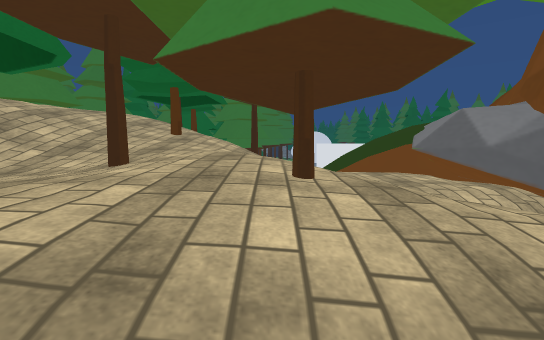
View 1 (above)

24 first-person views from a walk through a Unity game level. The camera is 1.5 m above the floor, tilts 6° down and sees 85° across. The floor is counted in squares, 2 m on a side. Each view is taken from the middle of a square. On the plan, view 1 faces up. The plan holds only what a view shows up to about 10 squares ahead; the rest is blank. The place goes on beyond the plan. Some animated figures are left out. Some surface patterns are stand-ins.

View 2
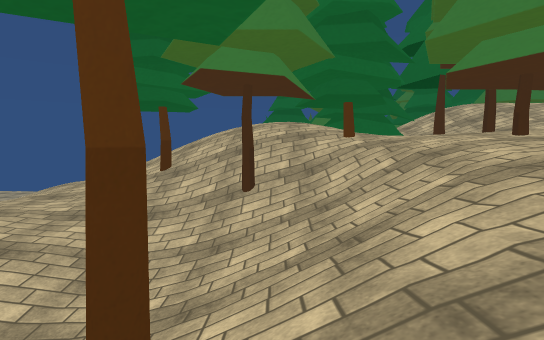

View 3
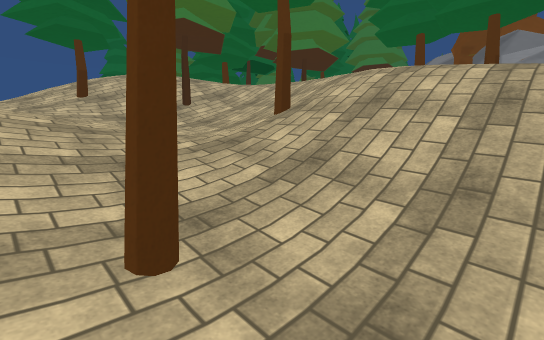

View 4
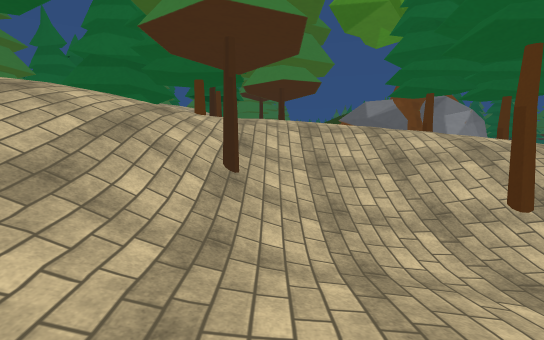

View 5
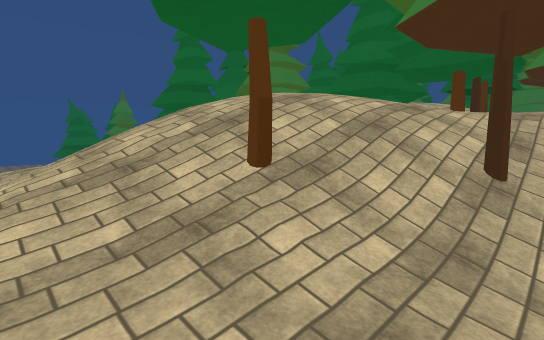

View 6
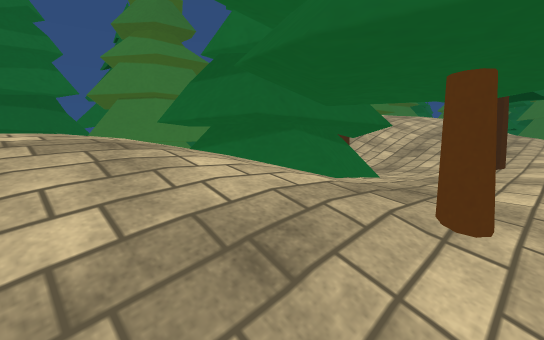

View 7
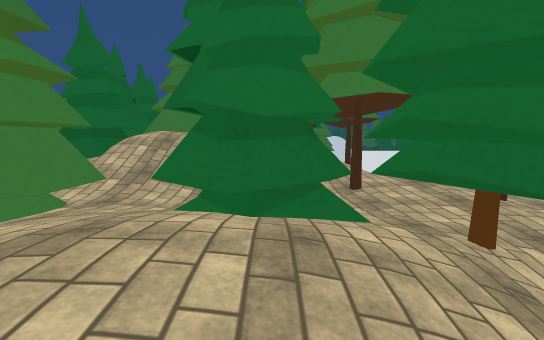

View 8
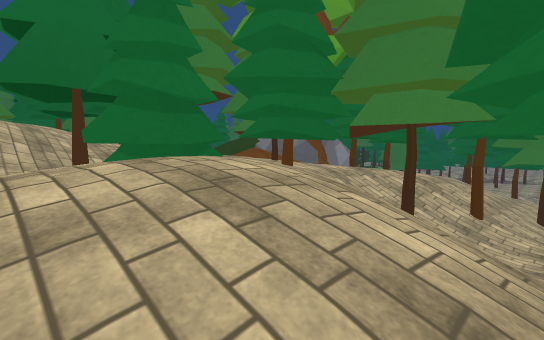

View 9
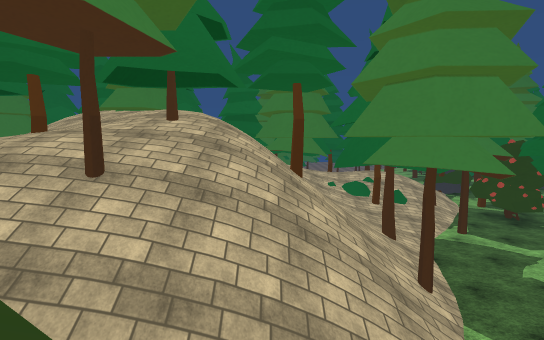

View 10
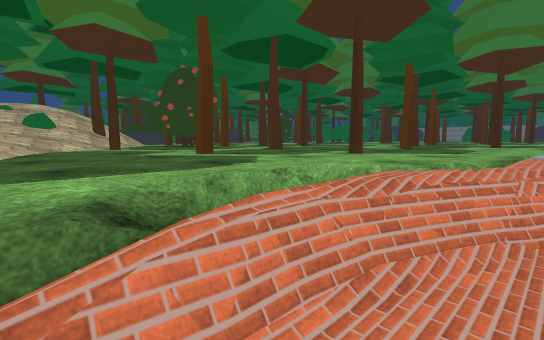

View 11
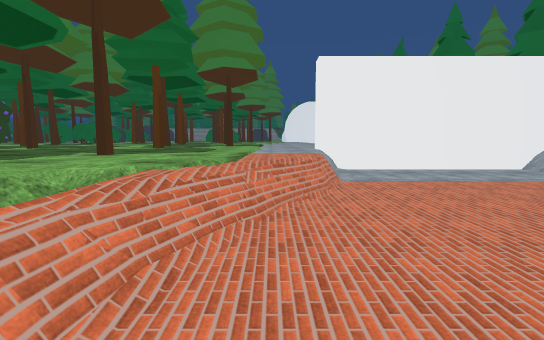

View 12
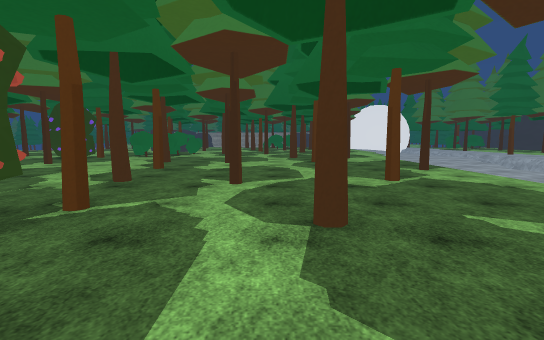

View 13
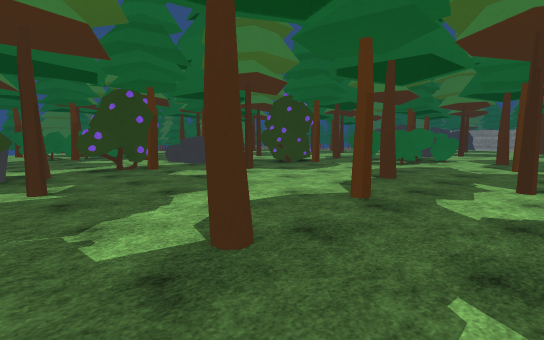

View 14
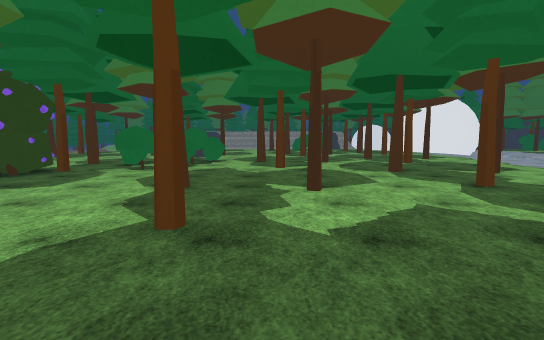

View 15
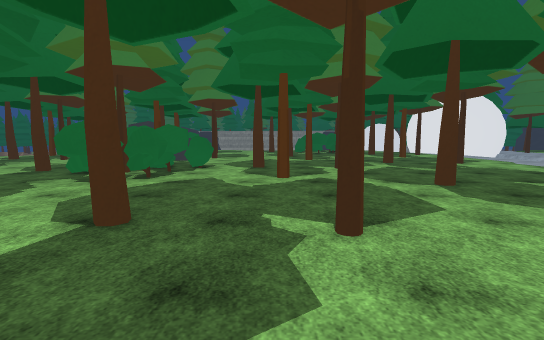

View 16
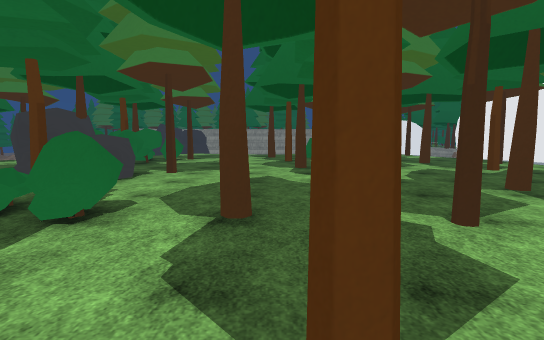

View 17
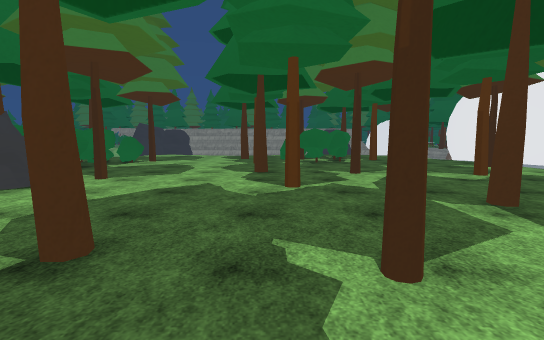

View 18
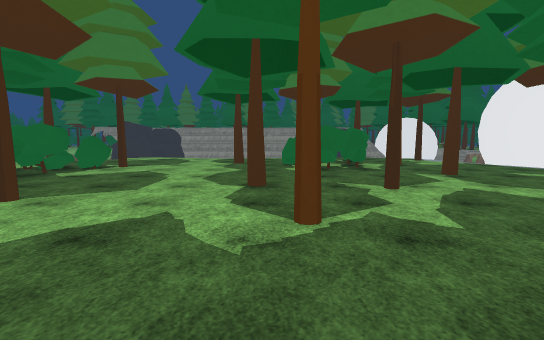

View 19
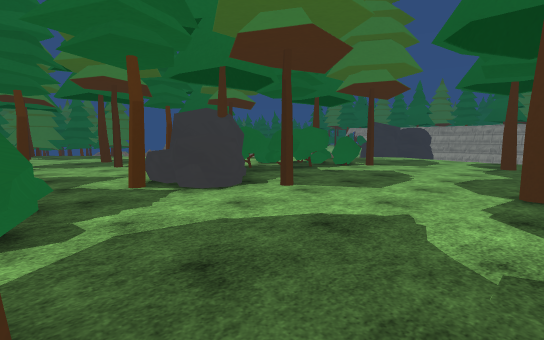

View 20
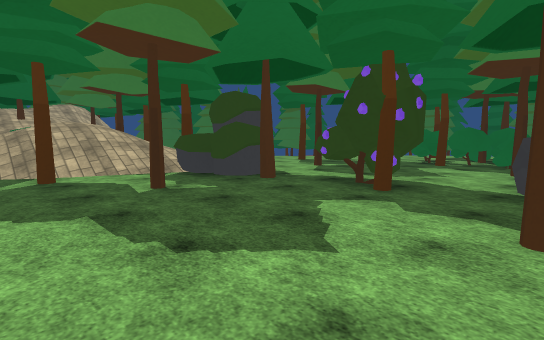

View 21
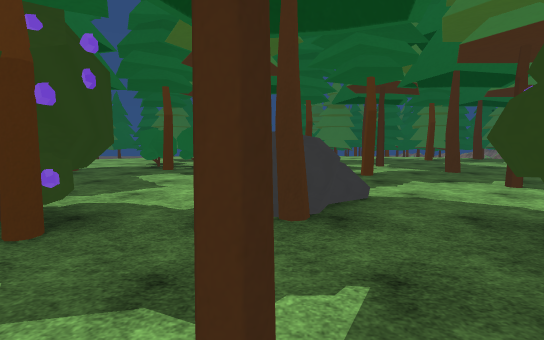

View 22
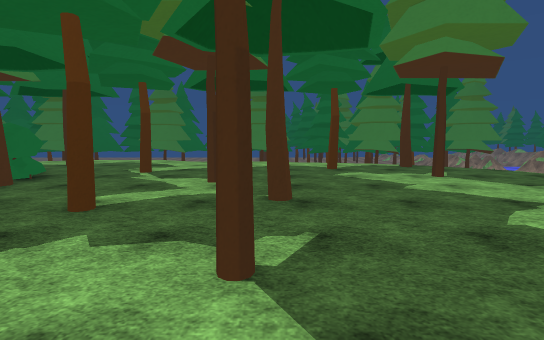

View 23
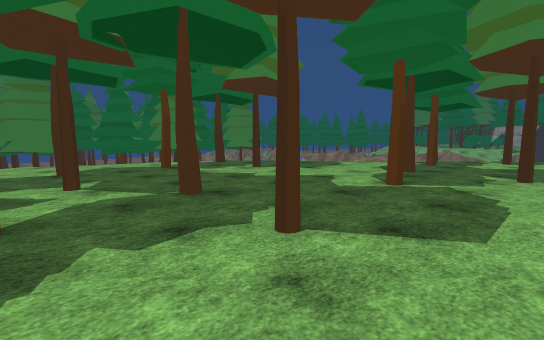

View 24
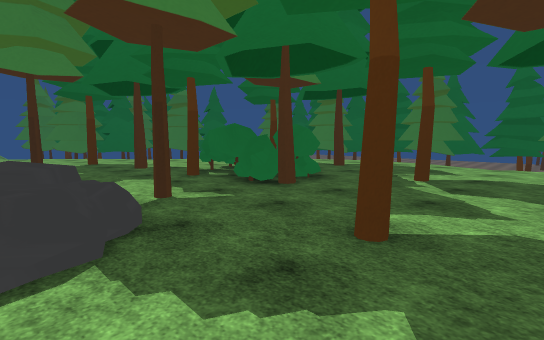

### Floor plan
Key: @ floor where view 1 was taken; # wall or solid block; . main floor; - floor 1 m lower than the main floor; : floor 2 m higher than the main floor; + floor 2.25 m higher than the main floor; * floor 4.25 m higher than the main floor; % floor 4.5 m higher than the main floor; & floor 4.75 m higher than the main floor; $ floor 5 m higher than the main floor; / step, stairs or slope; = window, fence, low wall or low ledge; B bush; R rock; O other object.
Columns run from 24 left of view 1 to 6 right of it. Each row starts with its distance up from view 1.
 41                  ...
 40                ......      #
 39               .....#.OO.#..##
 38           /.  B.#....BO.....##
 37          /.#  OBO....B....../#
 36          ....OOB........#.#.
 35        /.#... BB....#.#....
 34      /....... RO.#......#..
 33     /.....#.# ORR...#.....
 32     #..........R#...........
 31    ...#...#............#.#..
 30    ..#..........BO.#.#......
 29    ............OBB.....#....
 28    .....#.#.....BB.#.......
 27   ...#.#.....B#BB.....#.#.
 26   .......#...BB...........
 25 = ...#.....R......#...#...../
 24 = ........RRR.#.....#......./
 23   ....BBO.........#.........
 22   ...O#B#...B..........#.#..
 21   ....BB....B...............###
 20     #.B........#..#.#..#...##--
 19      ...#.#..O.............=---
 18      .......OOO./#B#..#....=---
 17        ..#.  ////BB.....#../---
 16         ..   /////....#../=---
 15               =////#...../---
 14                +/O///....=--
 13                 /B///#/..=-
 12                   ///////
 11                 ## / /////
 10                  ##/ ///// /
  9                  #   #////
  8                  #  /#//#/
  7                  ###/##//
  6                  ###//#//   =
  5                  #//=///   /#
  4                  #/////&/ //##
  3                   //#*//#// ##
  2                  ##%*#*%#/  #
  1                  ##/####//// #
  0                 ##///##=@/////
 -1                 ## /$///=//////
 -2                    ////////#///
 -3                    ///#///////=
 -4               //    /////////#/
 -5               //    ///:://////

Where each view was taken, in squares from view 1:
view 1: 0 up, 0 right, facing up
view 2: 1 down, 4 right, facing left
view 3: 5 down, 6 right, facing up-left
view 4: 5 down, 0 right, facing up
view 5: 5 down, 0 right, facing up-left
view 6: 1 down, 1 left, facing up-left
view 7: 2 down, 3 left, facing up
view 8: 3 down, 5 left, facing up-right
view 9: 10 up, 3 right, facing left
view 10: 13 up, 2 right, facing up-left
view 11: 13 up, 2 right, facing up
view 12: 15 up, 3 left, facing up
view 13: 19 up, 4 left, facing up-left
view 14: 20 up, 5 left, facing up
view 15: 22 up, 5 left, facing up
view 16: 27 up, 5 left, facing up
view 17: 28 up, 4 left, facing up
view 18: 30 up, 4 left, facing up
view 19: 30 up, 4 left, facing up-left
view 20: 24 up, 7 left, facing down-left
view 21: 24 up, 9 left, facing left
view 22: 28 up, 12 left, facing left
view 23: 26 up, 12 left, facing up-left
view 24: 27 up, 13 left, facing down-left
